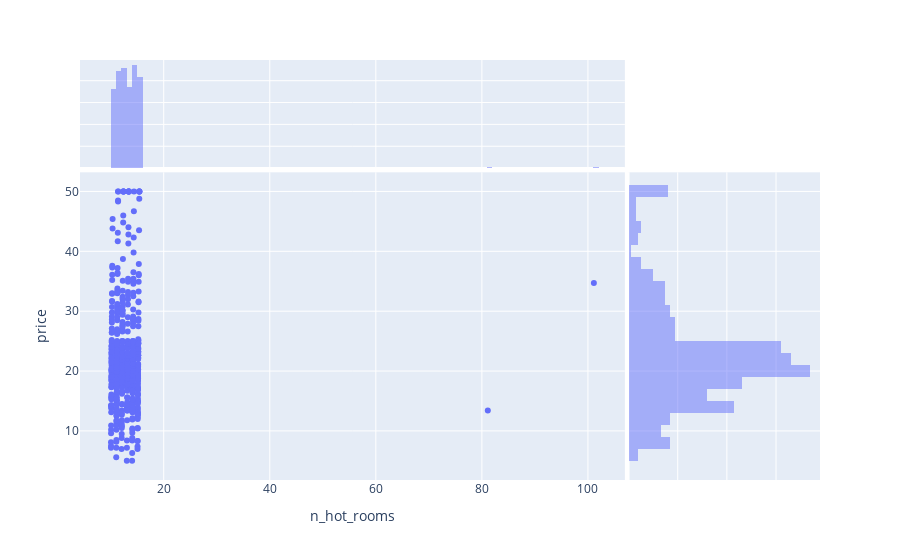

Notebook code for this chart:
### Code cell
fig = px.scatter(df, x='n_hot_rooms', y='price', marginal_y='histogram', marginal_x='histogram')
fig.show()

### Figure 1 — Plotly figure (JSON) as saved in the notebook; plotly's stock layout.template omitted (floating-point values rounded to 4 significant figures; data arrays with more than 128 entries replaced by an {"elided": "..."} marker saying what was removed)
{"data": [{"hovertemplate": "n_hot_rooms=%{x}<br>price=%{y}<extra></extra>", "legendgroup": "", "marker": {"color": "#636efa", "symbol": "circle"}, "mode": "markers", "name": "", "orientation": "v", "showlegend": false, "type": "scatter", "x": {"elided": "506 float values"}, "xaxis": "x", "y": {"elided": "506 float values"}, "yaxis": "y"}, {"alignmentgroup": "True", "bingroup": "x", "hovertemplate": "n_hot_rooms=%{x}<br>count=%{y}<extra></extra>", "legendgroup": "", "marker": {"color": "#636efa"}, "name": "", "offsetgroup": "", "opacity": 0.5, "showlegend": false, "type": "histogram", "x": {"elided": "506 float values"}, "xaxis": "x3", "yaxis": "y3"}, {"alignmentgroup": "True", "bingroup": "y", "hovertemplate": "price=%{y}<br>count=%{x}<extra></extra>", "legendgroup": "", "marker": {"color": "#636efa"}, "name": "", "offsetgroup": "", "opacity": 0.5, "showlegend": false, "type": "histogram", "xaxis": "x2", "y": {"elided": "506 float values"}, "yaxis": "y2"}], "layout": {"barmode": "overlay", "legend": {"tracegroupgap": 0}, "margin": {"t": 60}, "xaxis": {"anchor": "y", "domain": [0, 0.7363], "title": {"text": "n_hot_rooms"}}, "xaxis2": {"anchor": "y2", "domain": [0.7413, 1], "matches": "x2", "showgrid": true, "showline": false, "showticklabels": false, "ticks": ""}, "xaxis3": {"anchor": "y3", "domain": [0, 0.7363], "matches": "x", "showgrid": true, "showticklabels": false}, "xaxis4": {"anchor": "y4", "domain": [0.7413, 1], "matches": "x2", "showgrid": true, "showline": false, "showticklabels": false, "ticks": ""}, "yaxis": {"anchor": "x", "domain": [0, 0.7326], "title": {"text": "price"}}, "yaxis2": {"anchor": "x2", "domain": [0, 0.7326], "matches": "y", "showgrid": true, "showticklabels": false}, "yaxis3": {"anchor": "x3", "domain": [0.7426, 1], "matches": "y3", "showgrid": true, "showline": false, "showticklabels": false, "ticks": ""}, "yaxis4": {"anchor": "x4", "domain": [0.7426, 1], "matches": "y3", "showgrid": true, "showline": false, "showticklabels": false, "ticks": ""}}}
